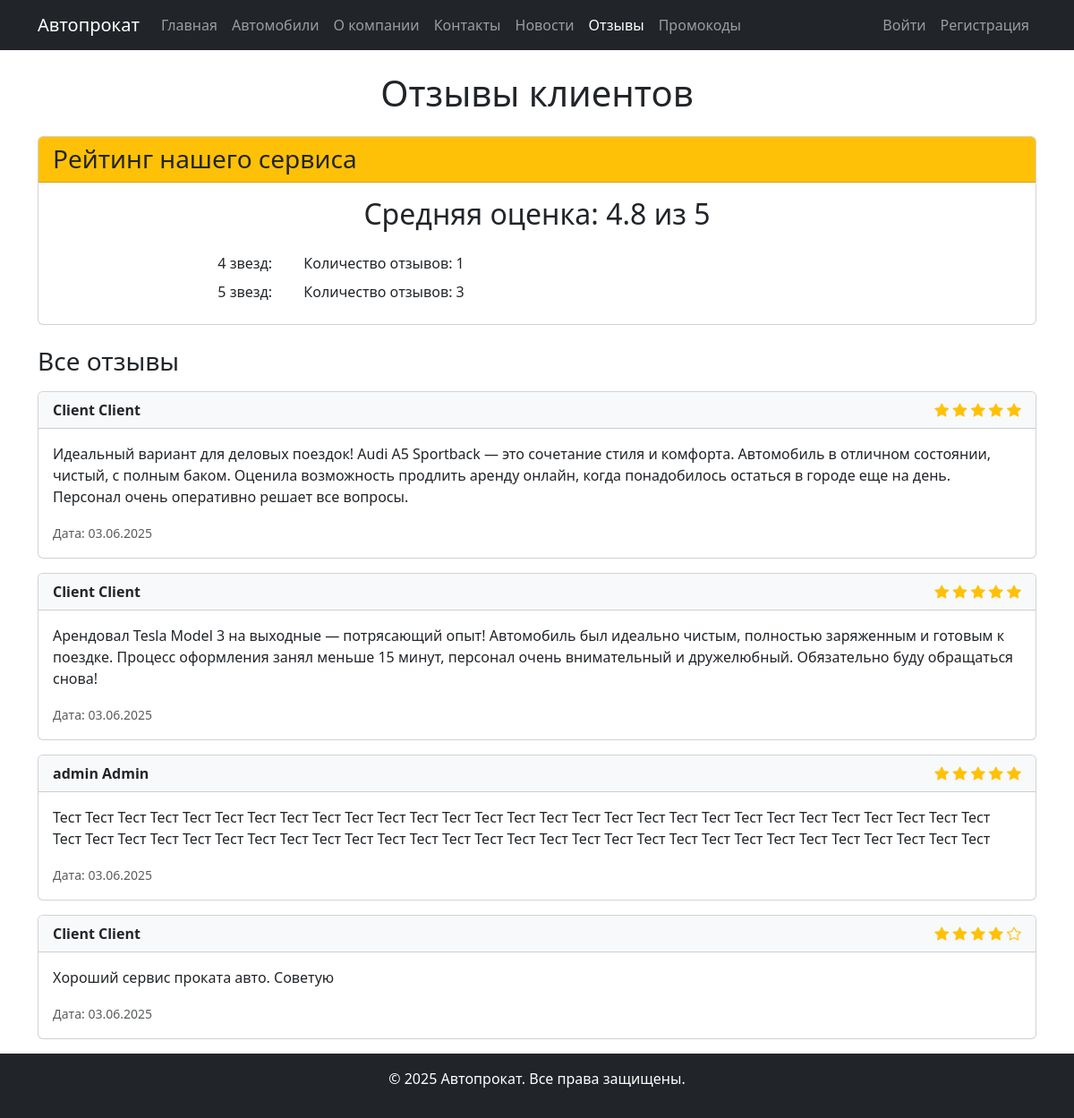
The app's page /reviews/ with its own data.
### content/models.py (models this page shows, shortened)
class Review(models.Model):
    RATING_CHOICES = (
        (1, '1 - Очень плохо'),
        (2, '2 - Плохо'),
        (3, '3 - Нормально'),
        (4, '4 - Хорошо'),
        (5, '5 - Отлично')
    )
    user = models.ForeignKey(User, on_delete=models.CASCADE, related_name='reviews', verbose_name='Пользователь')
    text = models.TextField(verbose_name='Текст отзыва')
    rating = models.IntegerField(choices=RATING_CHOICES, verbose_name='Оценка')
    created_at = models.DateTimeField(auto_now_add=True, verbose_name='Дата создания')
    approved = models.BooleanField(default=False, verbose_name='Одобрен')
    class Meta:
        verbose_name = 'Отзыв'
        verbose_name_plural = 'Отзывы'
        ordering = ['-created_at']

### users/models.py (models this page shows, shortened)
class User(AbstractUser):
    ROLE_CHOICES = (
        ('staff', 'Сотрудник'),
        ('client', 'Клиент'),
        ('admin', 'Администратор')
    )
    role = models.CharField(
        max_length=10,
        choices=ROLE_CHOICES,
        default='client',
        verbose_name='Роль'
    )
    email = models.EmailField(unique=True, verbose_name='Электронная почта')
    last_name = models.CharField(max_length=100, verbose_name='Фамилия')
    first_name = models.CharField(max_length=100, verbose_name='Имя')
    middle_name = models.CharField(max_length=100, verbose_name='Отчество')
    date_of_birth = models.DateField(null=True, blank=True, verbose_name='Дата рождения')
    phone_regex = RegexValidator(
        regex=r'^\+37529\d{7}',
        message="Номер телефона должен быть в формате: '+37529XXXXXXX'."
    )
    phone = models.CharField(
        validators=[phone_regex],
        max_length=13,
        verbose_name='Телефон'
    )
    address = models.CharField(verbose_name='Адрес проживания')
    created_at = models.DateTimeField(auto_now_add=True, verbose_name='Дата создания')
    updated_at = models.DateTimeField(auto_now=True, verbose_name='Дата обновления')
    class Meta:
        verbose_name = 'Пользователь'
        verbose_name_plural = 'Пользователи'

### content/views.py (the view)
# urls.py: path('reviews/', views.ReviewListView.as_view(), name='review_list'),
class ReviewListView(ListView):
    model = Review
    template_name = 'content/review_list.html'
    context_object_name = 'reviews'
    paginate_by = 10
    def get_queryset(self):
        queryset = Review.objects.filter(approved=True).order_by('-created_at')
        logger.info(f"Review list displayed with {queryset.count()} reviews")
        return queryset
    def get_context_data(self, **kwargs):
        context = super().get_context_data(**kwargs)
        avg_rating = Review.objects.filter(approved=True).aggregate(Avg('rating'))
        context['avg_rating'] = avg_rating['rating__avg']
        rating_counts = Review.objects.filter(approved=True).values('rating').annotate(count=Count('rating')).order_by('rating')
        context['rating_counts'] = rating_counts
        return context

### authentication/context_processors.py (called while the page is built, shortened)
def user_role(request):
    context = {}
    return context

### templates/content/review_list.html (shortened to what this page needs)
{% extends 'base.html' %}
{% block content %}
    <div class="container mt-4">
        <div class="row">
            <div class="col-12">
                <h1 class="mb-4 text-center">Отзывы клиентов</h1>
                <div class="card mb-4">
                    <div class="card-header bg-warning">
                        <div class="d-flex justify-content-between align-items-center">
                            <h3 class="mb-0">Рейтинг нашего сервиса</h3>
                        </div>
                    </div>
                    <div class="card-body">
                        {% if avg_rating %}
                            <div class="text-center mb-4">
                                <h2>Средняя оценка: {{ avg_rating|floatformat:1 }} из 5</h2>
                            </div>
                            <div class="row justify-content-center">
                                <div class="col-md-8">
                                    <div class="rating-breakdown">
                                        {% for rating_info in rating_counts %}
                                            <div class="d-flex align-items-center mb-2">
                                                <div class="me-2" style="width: 80px;">{{ rating_info.rating }} звезд:</div>
                                                <div class="ms-2">Количество отзывов: {{ rating_info.count }}</div>
                                            </div>
                                        {% endfor %}
                                    </div>
                                </div>
                            </div>
                        {% else %}
                            <div class="alert alert-info">
                                <i class="bi bi-info-circle-fill me-2"></i>
                                Пока нет отзывов. Будьте первым, кто оставит отзыв!
                            </div>
                        {% endif %}
                    </div>
                </div>
                {% if reviews %}
                    <div class="reviews">
                        <h3 class="mb-3">Все отзывы</h3>
                        {% for review in reviews %}
                            <div class="card mb-3">
                                <div class="card-header bg-light">
                                    <div class="d-flex justify-content-between align-items-center">
                                        <div>
                                            <strong>{{ review.user.get_full_name|default:review.user.username }}</strong>
                                        </div>
                                        <div class="rating">
                                            {% for i in "12345"|make_list %}
                                                {% if forloop.counter <= review.rating %}
                                                    <i class="bi bi-star-fill text-warning"></i>
                                                {% else %}
                                                    <i class="bi bi-star text-warning"></i>
                                                {% endif %}
                                            {% endfor %}
                                        </div>
                                    </div>
                                </div>
                                <div class="card-body">
                                    <p class="card-text">{{ review.text }}</p>
                                    <p class="card-text text-muted">
                                        <small>Дата: {{ review.created_at|date:"d.m.Y" }}</small>
                                    </p>
                                </div>
                            </div>
                        {% endfor %}
                    </div>
                {% endif %}
            </div>
        </div>
    </div>
{% endblock %}

### records on screen
Review: user.get_full_name "Client Client", rating 5 (drawn), text "Идеальный вариант для деловых поездок! Audi A5 Sportback — это сочетание стиля и комфорта. Автомобиль в отличном состоянии, чистый, с полным баком. Оценила возможность продлить аренду онлайн, когда понадобилось остаться в городе еще на день. Персонал очень оперативно решает все вопросы.", created_at "03.06.2025"
Review: user.get_full_name "Client Client", rating 5 (drawn), text "Арендовал Tesla Model 3 на выходные — потрясающий опыт! Автомобиль был идеально чистым, полностью заряженным и готовым к поездке. Процесс оформления занял меньше 15 минут, персонал очень внимательный и дружелюбный. Обязательно буду обращаться снова!", created_at "03.06.2025"
Review: user.get_full_name "admin Admin", rating 5 (drawn), text "Тест Тест Тест Тест Тест Тест Тест Тест Тест Тест Тест Тест Тест Тест Тест Тест Тест Тест Тест Тест Тест Тест Тест Тест Тест Тест Тест Тест Тест Тест Тест Тест Тест Тест Тест Тест Тест Тест Тест Тест Тест Тест Тест Тест Тест Тест Тест Тест Тест Тест Тест Тест Тест Тест Тест Тест Тест Тест", created_at "03.06.2025"
Review: user.get_full_name "Client Client", rating 4 (drawn), text "Хороший сервис проката авто. Советую", created_at "03.06.2025"

### other values on screen
{{ avg_rating|floatformat:1 }} "4.8"
{{ rating_info.rating }} "4" "5"
{{ rating_info.count }} "1" "3"
